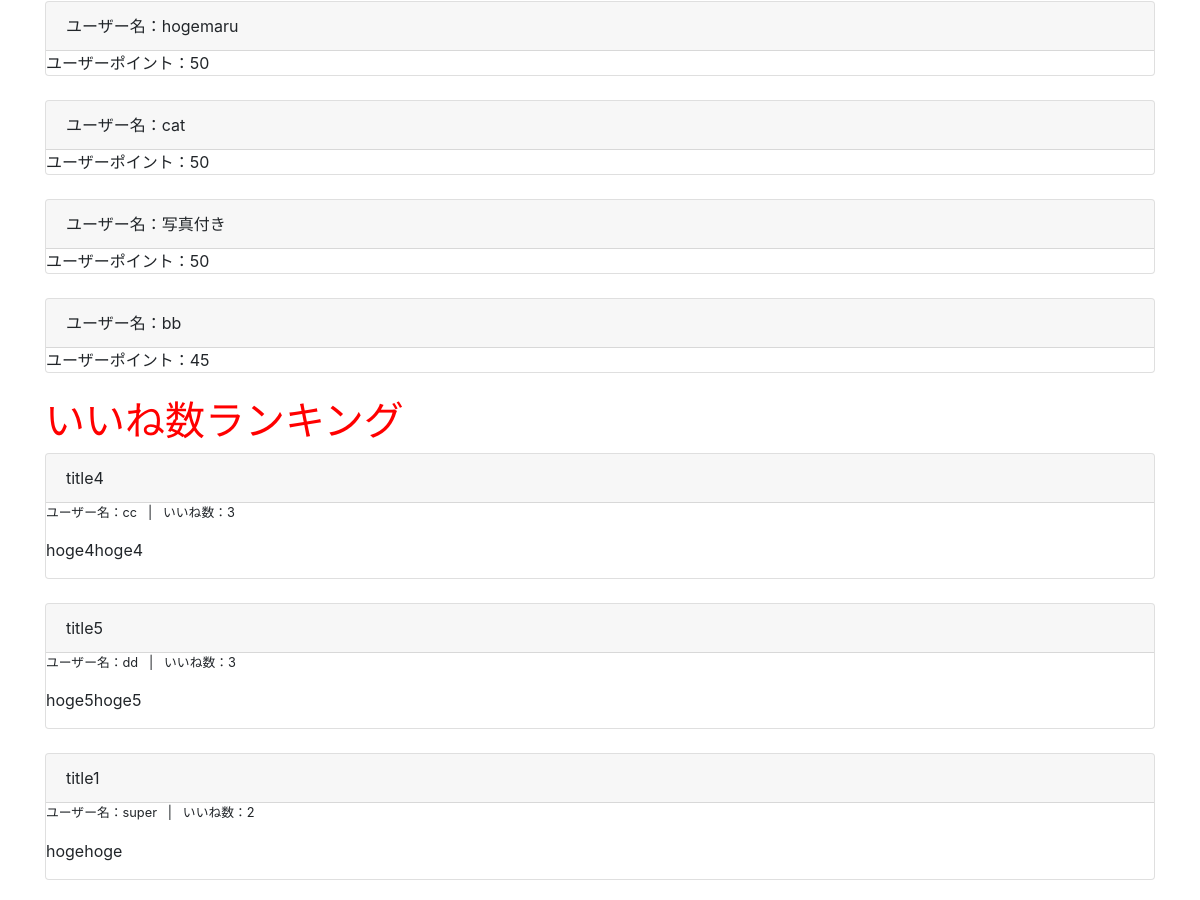
Before: /ranking/ (middle part) with the older database file.
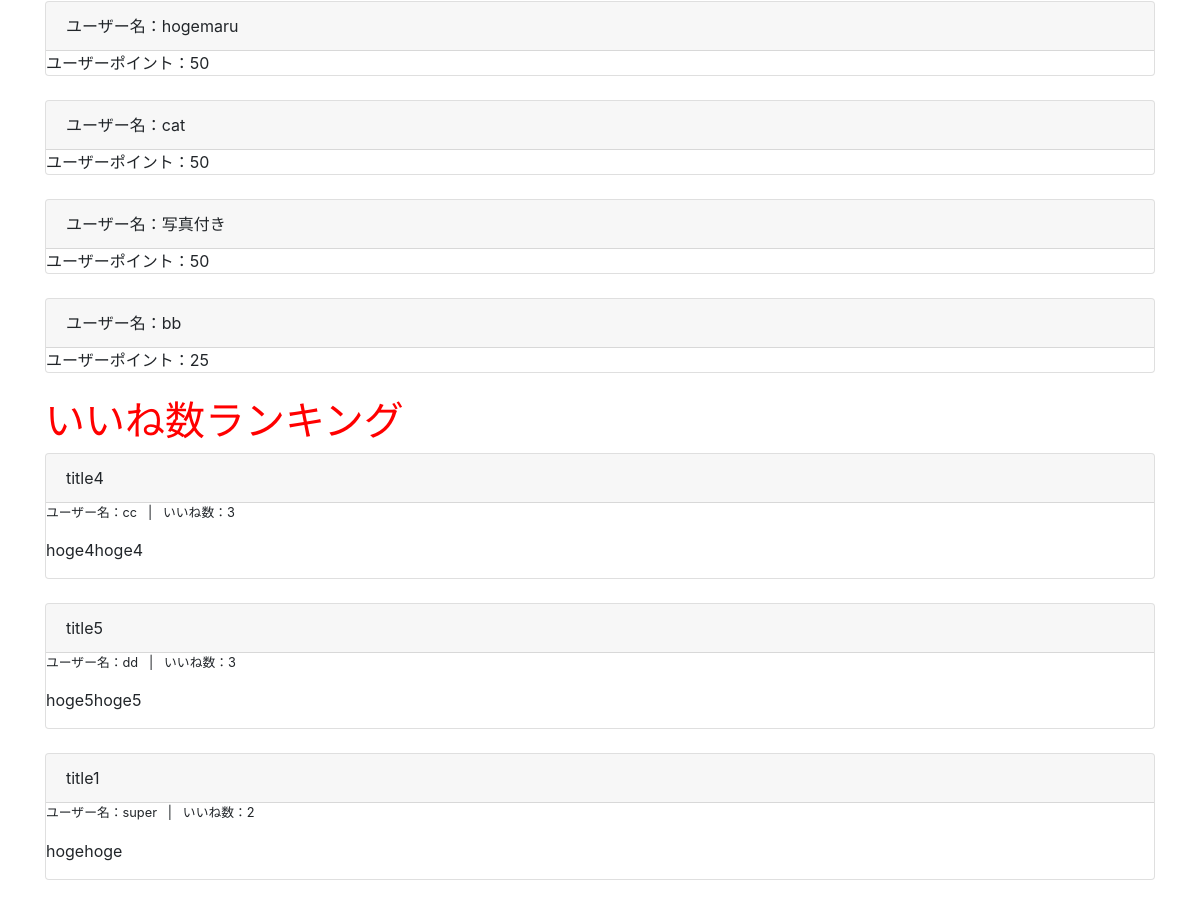
After: the same page with the newer database file.
### groomings/models.py (models this page shows, shortened)
class User(AbstractBaseUser, PermissionsMixin):
    username = models.CharField(max_length=150)
    email = models.EmailField(max_length=255, unique=True)
    image = models.FileField(upload_to='user_image/', null=True, blank=True)
    point = models.IntegerField(default=50, validators=[MinValueValidator(0)])
    follow = models.ManyToManyField(
        'self', blank=True, symmetrical=False, related_name="follower"
    )
    is_active = models.BooleanField(default=True)
    is_staff = models.BooleanField(default=False) # 管理画面にログインできるかどうか
    USERNAME_FIELD = 'email' # このテーブルのレコードを一意に識別
    REQUIRED_FIELDS = ['username'] # スーパーユーザー作成時に入力する(emailとパスワードは必須だからそれ以外で)
    objects = UserManager()
    class Meta:
        db_table = 'user'

### groomings/views.py (the view)
# urls.py: path(r'ranking/', views.ranking, name='ranking'), # ランキング用のページ
def ranking(request):
    users = User.objects.order_by('-point')
    post_orderby_favo = Post.objects.annotate(num_favo=Count('favorite')).order_by('-num_favo')[:10]
    return render(request, 'groomings/ranking.html',context={"users": users,"points":post_orderby_favo}) # , 'id': user_id})

### groomings/templatetags/tag_event.py (called while the page is built)
@register.filter(name="count_favo")
def count_favo(post):
    return post.favorite.all().count()

### groomings/templates/groomings/ranking.html (shortened to what this page needs)
{% extends "groomings/base.html" %}
{% load tag_event %}
{% block content %}
{% for userrank in users %}
    <div class="userrank card">
      <div class="card-header">
        ユーザー名：{{ userrank.username }}
      </div>
      <div class="body">
        ユーザーポイント：{{ userrank.point}}
      </div>
    </div>
    <br>
  {% endfor %}
  <h1>いいね数ランキング</h1>
{% for point in points %}
    <div class="point card">
      <div class="card-header">
        {{ point.title }}
      </div>
      <div class="body">
        <p class="small">ユーザー名：{{ point.user.username }} &nbsp; | &nbsp; いいね数：{{ point | count_favo }}</p>
        <p>{{ point.text }}</p>
      </div>
    </div>
    <br>
  {% endfor %}
{% endblock %}

Changed rows visible on the page:
changed User "bb": point "45" → "25"
